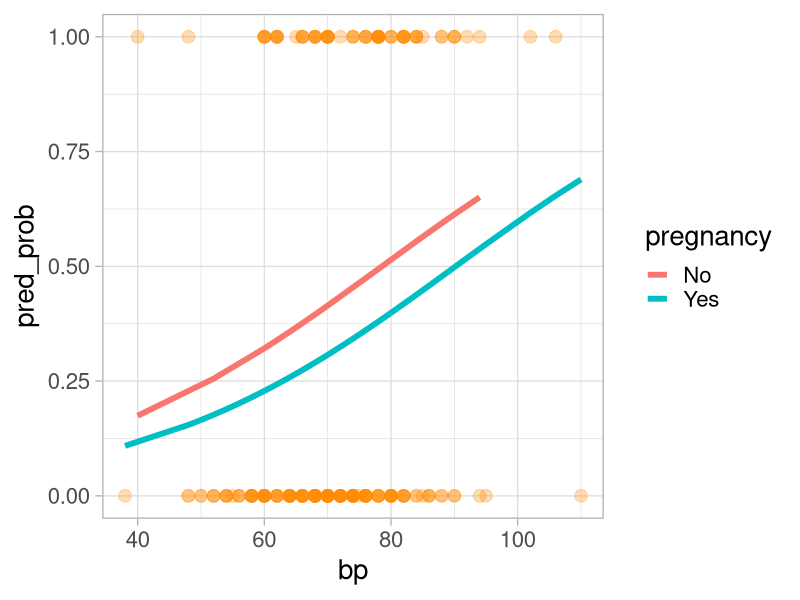
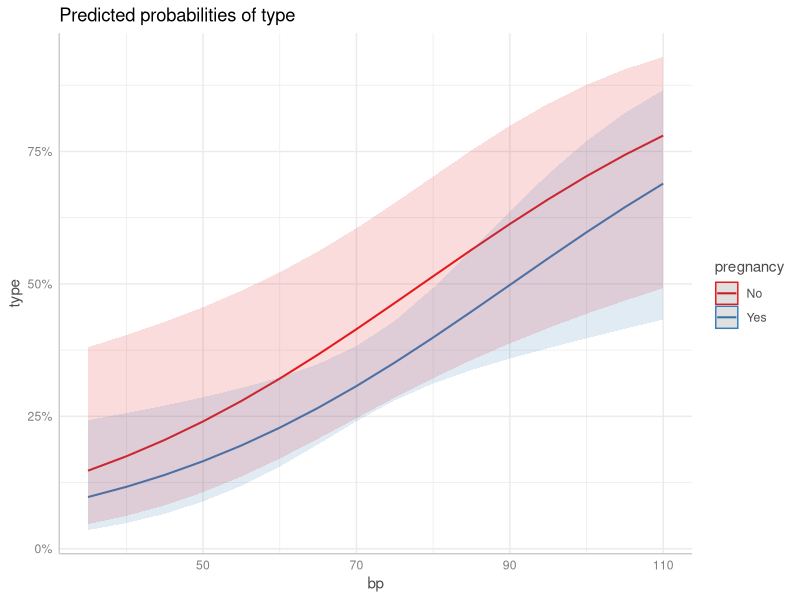
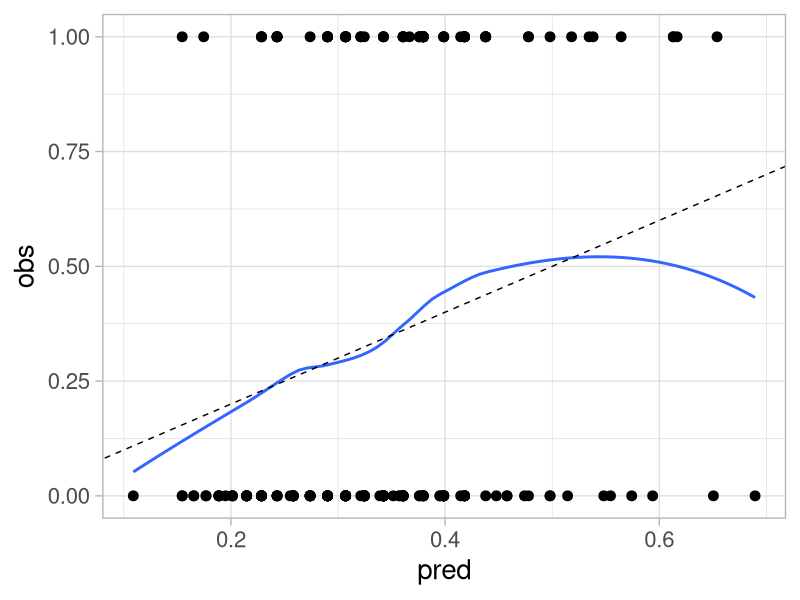
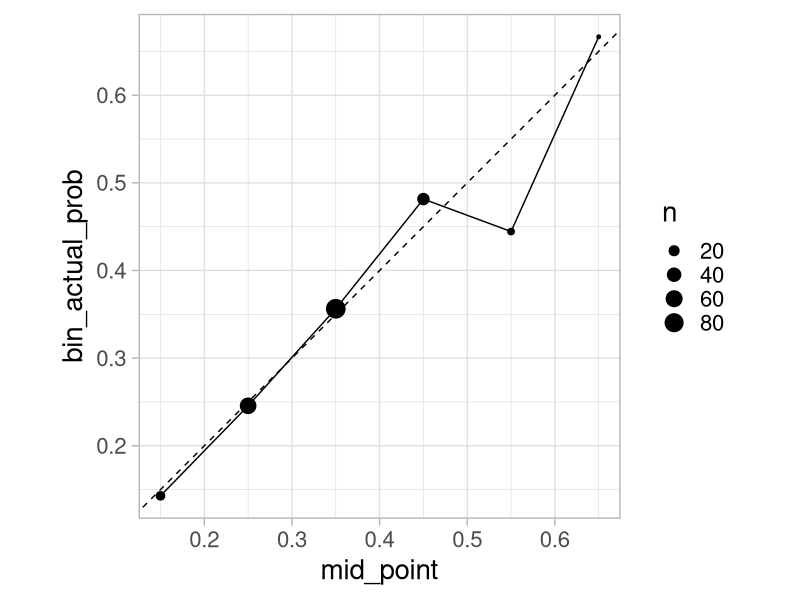

R code for these plots, in order:
## ---- chunk 1
#| include: false
knitr::opts_chunk$set(
  echo = TRUE,
  message = FALSE,
  warning = FALSE,
  fig.align = "center",
  fig.height = 9
)
library(tidyverse)
## ---- chunk 2
knitr::include_graphics("http://www.stat.cmu.edu/~pfreeman/Figure_4.2.png")
## ---- chunk 3
library(tidyverse)
theme_set(theme_light())
pima <- as_tibble(MASS::Pima.tr)
pima <- pima |> 
  mutate(pregnancy = ifelse(npreg > 0, "Yes", "No")) # whether the patient has had any pregnancies
## ---- chunk 4
#| echo: false
ggplot2::theme_set(ggplot2::theme_light(base_size = 20))
## ---- chunk 5
pima_logit <- glm(type ~ pregnancy + bp, data = pima, family = binomial)
library(broom)
# summary(pima_logit)
tidy(pima_logit)
## ---- chunk 6
tidy(pima_logit, conf.int = TRUE, exponentiate = TRUE)
## ---- chunk 7
tidy(pima_logit)
## ---- chunk 8
tidy(pima_logit)
## ---- chunk 9
tidy(pima_logit)
## ---- chunk 10
pima |> 
  mutate(pred_prob = fitted(pima_logit),
         i_type = as.numeric(type == "Yes")) |> 
  ggplot(aes(bp)) +
  geom_line(aes(y = pred_prob, color = pregnancy), linewidth = 2) +
  geom_point(aes(y = i_type), alpha = 0.3, color = "darkorange", size = 4)
## ---- chunk 11
library(ggeffects)
pima_logit |> 
  ggeffect(terms = c("bp", "pregnancy")) |>
  plot()
## ---- chunk 12
pima_logit |> 
  residuals(type = "deviance") |> 
  summary()
## ---- chunk 13
glance(pima_logit)
## ---- chunk 14
pima_pred_prob <- predict(pima_logit, type = "response")
## ---- chunk 15
pima_pred_class <- ifelse(pima_pred_prob > 0.5, "Yes", "No")
pima_pred_binary <- ifelse(pima_pred_prob > 0.5, 1, 0)
## ---- chunk 16
table("Predicted" = pima_pred_class, "Observed" = pima$type)
## ---- chunk 17
mean(pima_pred_class != pima$type)
## ---- chunk 18
mean((pima_pred_binary - pima_pred_prob)^2)
## ---- chunk 19
#| echo: false  
pima |> 
  mutate(pred = predict(pima_logit, type = "response"),
         obs = ifelse(type == "Yes", 1, 0)) |> 
  ggplot(aes(pred, obs)) +
  geom_point(size = 3) +
  geom_smooth(se = FALSE) +
  geom_abline(slope = 1, intercept = 0, linetype = "dashed") 
## ---- chunk 20
#| echo: false
pima |> 
  mutate(pred_prob = predict(pima_logit, type = "response"),
         bin_pred_prob = cut(pred_prob, breaks = seq(0, 1, 0.1))) |> 
  group_by(bin_pred_prob) |> 
  summarize(n = n(),
            bin_actual_prob = mean(type == "Yes")) |> 
  mutate(mid_point = seq(0.15, 0.65, 0.1)) |> 
  ggplot(aes(x = mid_point, y = bin_actual_prob)) +
  geom_point(aes(size = n)) +
  geom_line() +
  geom_abline(slope = 1, intercept = 0, 
              color = "black", linetype = "dashed") +
  # expand_limits(x = c(0, 1), y = c(0, 1)) +
  coord_fixed()
